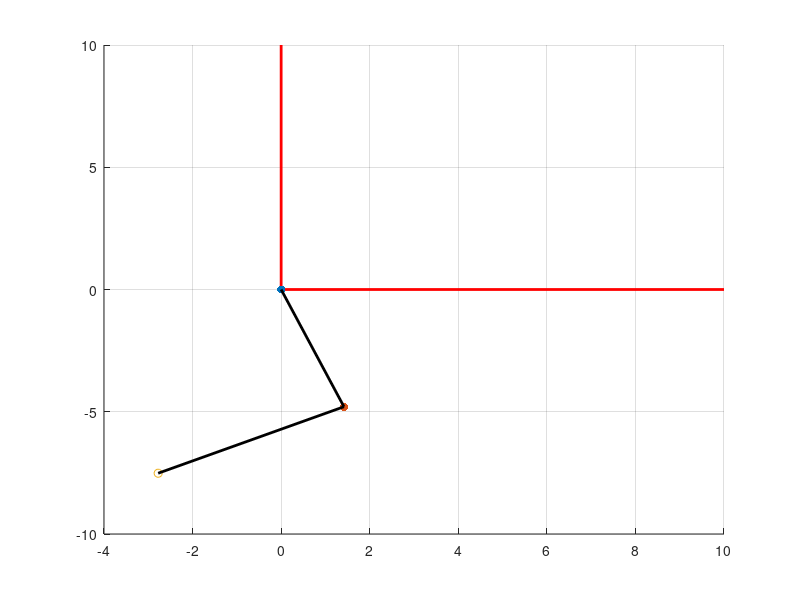

MATLAB code for this plot:



    %articulaciones
    %articulacion 1
    l1 = input("Longitud del eslabon 1(m): ");
    theta1 = input("Angulo theta 1(rad): ");
    

    %articulacion 2
    l2 = input("Longitud del eslabon 2(m): ");
    theta2 = input("Angulo theta 2(rad): ");
    
   
%bucle for para la animacion

% PRIMER MOVIMIENTO
% Los dos eslabones se mueven

for i = 0:0.1:1
    
    clf

    %ejes
line ([0 10], [0 0], [0 0], 'LineWidth',2, 'Color','red');
line ([0 0], [0 10], [0 0], 'LineWidth',2, 'Color', 'red');
hold on 
grid on


    angulo1 = theta1 * i;

    %eslabon1
    l1x = l1*cos(angulo1);
    l1y = l1*sin(angulo1);
    joint1 = [0 0]';
    joint2 = [l1x l1y]';
    scatter(joint1(1), joint1(2), 'filled', 'red');
    scatter(l1x, l1y, 'filled', 'black');

    %eslabon2
    l2x = l2*cos(angulo1);
    l2y = l2*sin(angulo1);
    EF = [l1x+l2x l1y+l2y]';
    scatter(EF(1), EF(2));

     %dibujando eslabones
    line([joint1(1) joint2(1)], [joint1(2) joint2(2)], 'linewidth', 2, 'color', 'black');
    line([joint2(1) EF(1)], [joint2(2) EF(2)], 'LineWidth',2, 'Color','black');
hold on
   
    drawnow
    pause(0.2);
end
hold on
%para el segundo eslabon
for i = 0:0.1:1
    clf


    %ejes
line ([0 10], [0 0], [0 0], 'LineWidth',2, 'Color','red');
line ([0 0], [0 10], [0 0], 'LineWidth',2, 'Color', 'red');
hold on 
grid on
    angulo1 = theta1;
    angulo2 = theta2 * i;

    %eslabon1
    l1x = l1*cos(angulo1);
    l1y = l1*sin(angulo1);
    joint1 = [0 0]';
    joint2 = [l1x l1y]';
    scatter(joint1(1), joint1(2), 'filled', 'red');
    scatter(l1x, l1y, 'filled', 'black');
    
     %eslabon2
    l2x = l2*cos(angulo1 + angulo2);
    l2y = l2*sin(angulo1 + angulo2);
    EF = [l1x+l2x l1y+l2y]';
    scatter(EF(1), EF(2));

    %dibujando eslabones
    line([joint1(1) joint2(1)], [joint1(2) joint2(2)], 'linewidth', 2, 'color', 'black');
    line([joint2(1) EF(1)], [joint2(2) EF(2)], 'LineWidth',2, 'Color','black');
hold on
   
    drawnow
    pause(0.2);


end
